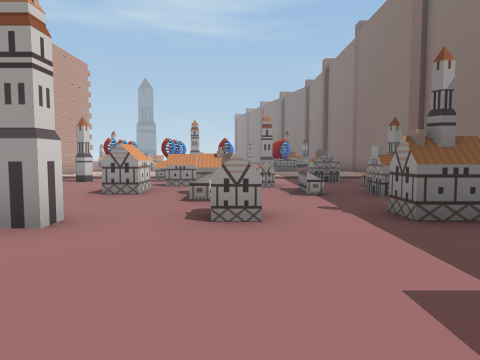
[1] (above)

24 first-person views from a walk through a scene from a Unity 3-D project. The camera is 1.4 m above the floor, tilts 4° down and sees 70° across. The floor is counted in squares, 2 m on a side. Each view is taken from the middle of a square. On the plan, view 1 faces up. The plan holds only what a view shows up to about 11 squares ahead; the rest is blank. The place goes on beyond the plan. Some animated figures are not drawn.

[2]
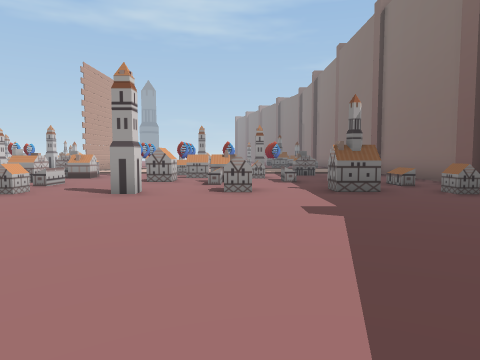

[3]
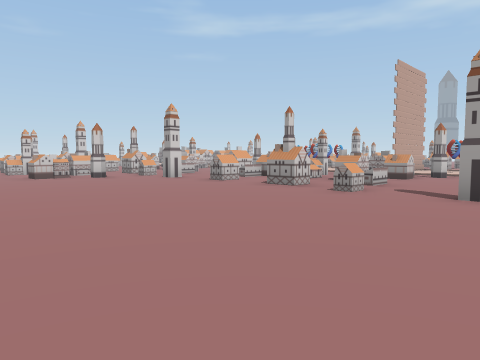

[4]
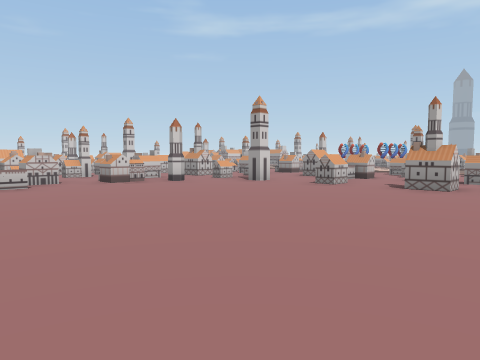

[5]
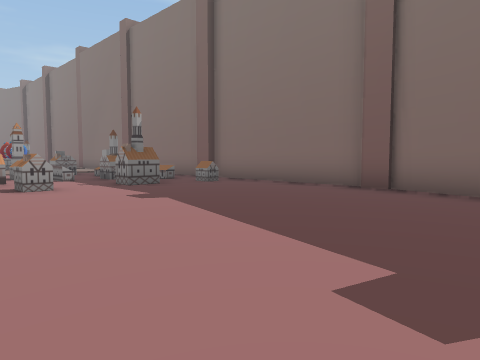

[6]
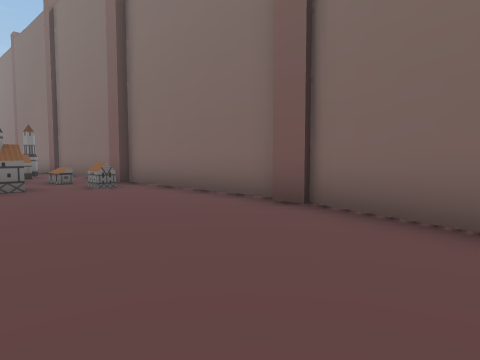

[7]
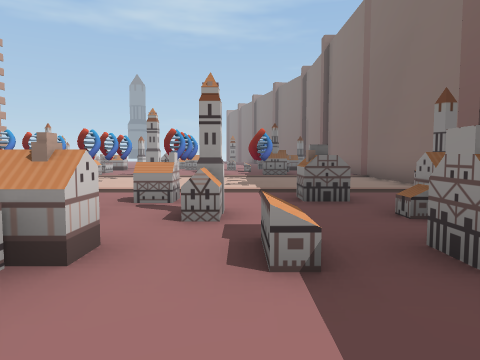

[8]
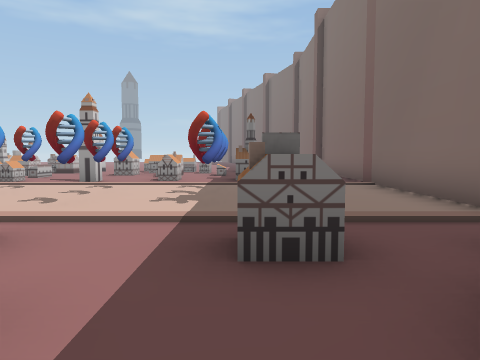

[9]
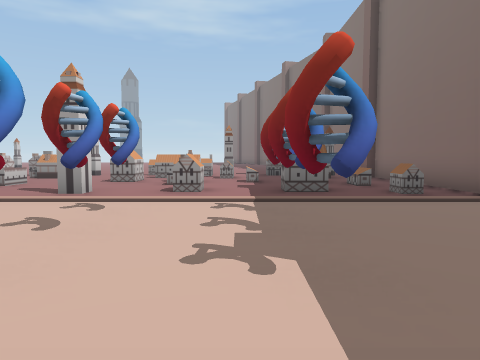

[10]
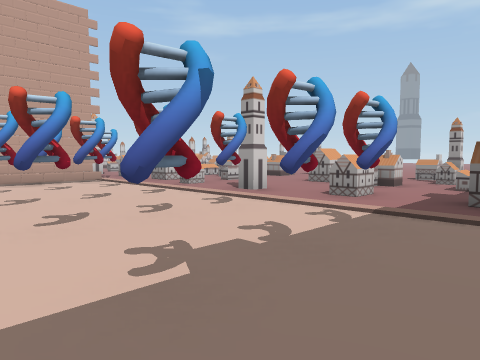

[11]
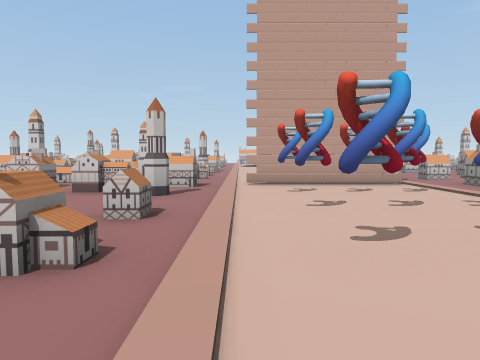

[12]
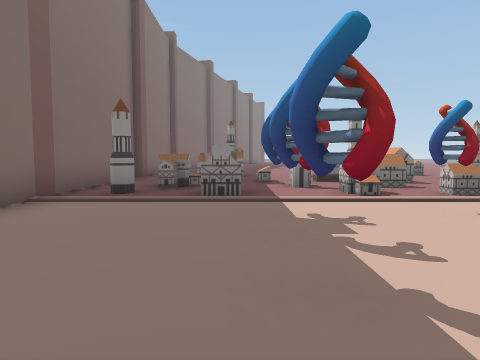

[13]
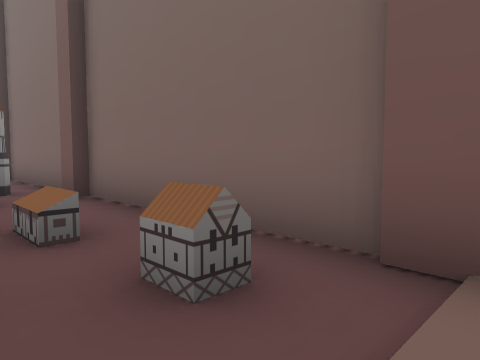

[14]
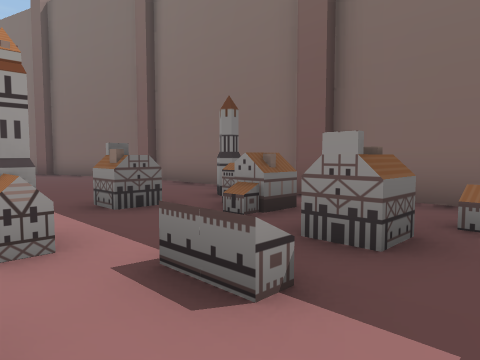

[15]
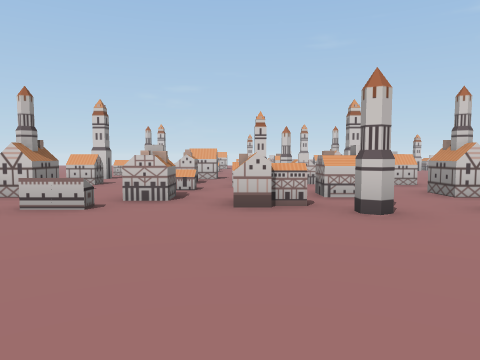

[16]
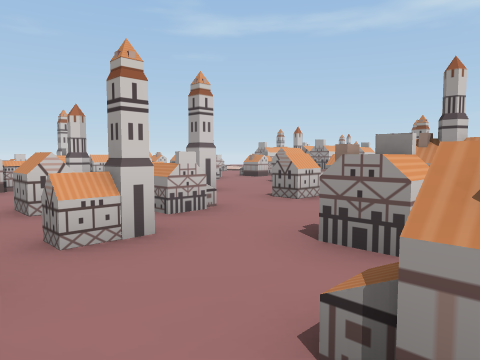

[17]
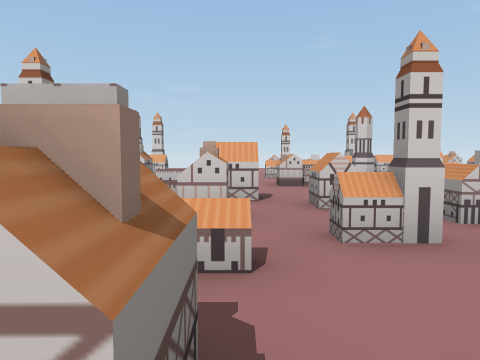

[18]
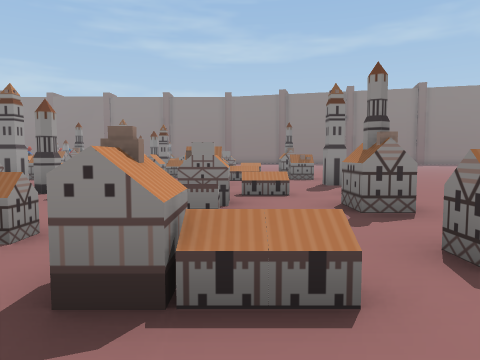

[19]
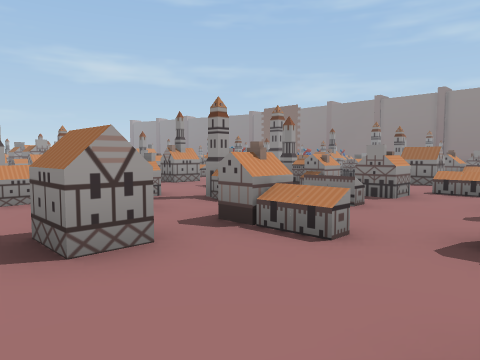

[20]
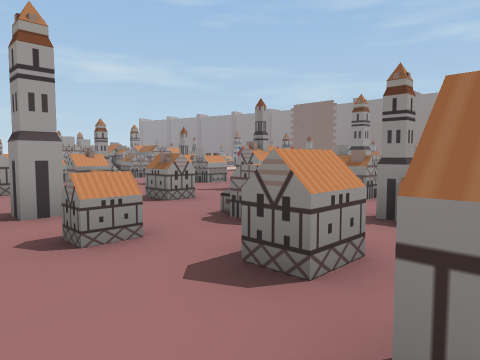

[21]
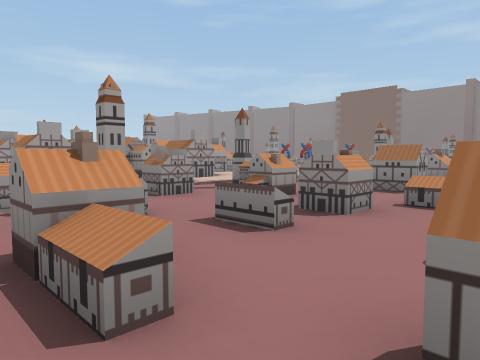

[22]
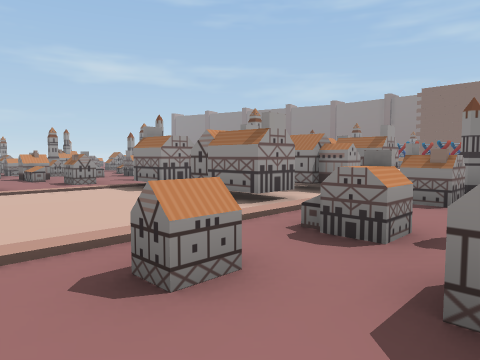

[23]
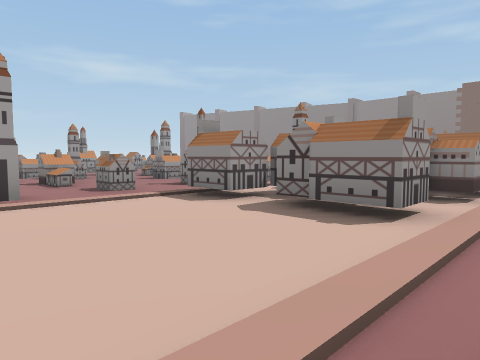

[24]
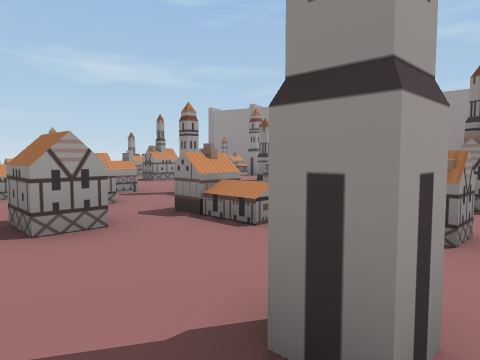

### Floor plan
Key: @ floor where view 1 was taken; # wall or solid block; x gap in a wall; . floor; = window, fence, low wall or low ledge; ^ raised ledge; O other object.
Columns run from 28 left of view 1 to 6 right of it. Each row starts with its distance up from view 1.
 29                                ..
 28                                ..#
 27                               ...##
 26                               ....#
 25      .#                       ....#
 24     ..                        ....#
 23  ^  ..                       .^...#
 22  . =.                      .x.....#
 21  .^.^                  ^ ..^#..^^x#
 20  ^...                  . .^ #.....#
 19 ...^..^               ^....^^..^..#
 18 .......                .........^.#
 17 .#.^..#            ^..#...#.^.#...#
 16 ......             ...............#
 15  ...O.               ............##
 14  ...OO               .#.O.O.O.O..#
 13 ....OOOOO            .#.O.O.O.O..#
 12 ....O.OOO            .#.O.OO.O...#
 11 ......OOO          ...#..........##
 10 .^.^..###          ^..^...^...^...#
  9 ...^..###             ..#...x.....#
  8 ..^.^..^.           ^  ^...^##.^^.#
  7  ^.......#          ......^##=....#
  6  ..^..^=.. ^       ^..^...#^^..^..#
  5  ......^....      ..............^x#
  4  ..^..# ...^..#. ..^..#.....^.#...#
  3  ......  #.......#........#.......#
  2 .^.^..^#   ^..^.#.................#
  1 .......x   .......................#
  0 ..^.^..^..^.^..^............@.....#
 -1 .#.^..^..#.^.^^..................##
 -2 ...^..^=...^..^#.................#
 -3 ...............=.................#
 -4 ...^.##....^..#.     .... .......

Positions as (right, up) in squares from view 1, and headings:
1: (0, 0), facing up
2: (0, -3), facing up
3: (-1, -3), facing up-left
4: (-4, -4), facing up-left
5: (-2, -4), facing up-right
6: (1, -4), facing up-right
7: (1, 4), facing up
8: (2, 7), facing up
9: (1, 10), facing up
10: (3, 11), facing up-left
11: (2, 11), facing left
12: (2, 16), facing down
13: (3, 15), facing up-right
14: (0, 18), facing up-right
15: (-8, 0), facing left
16: (-13, -1), facing up-left
17: (-13, -1), facing left
18: (-27, -2), facing right
19: (-28, -4), facing up-right
20: (-28, -1), facing up-right
21: (-26, 4), facing up-right
22: (-28, 8), facing up-right
23: (-28, 10), facing up-right
24: (-28, 16), facing up-right
